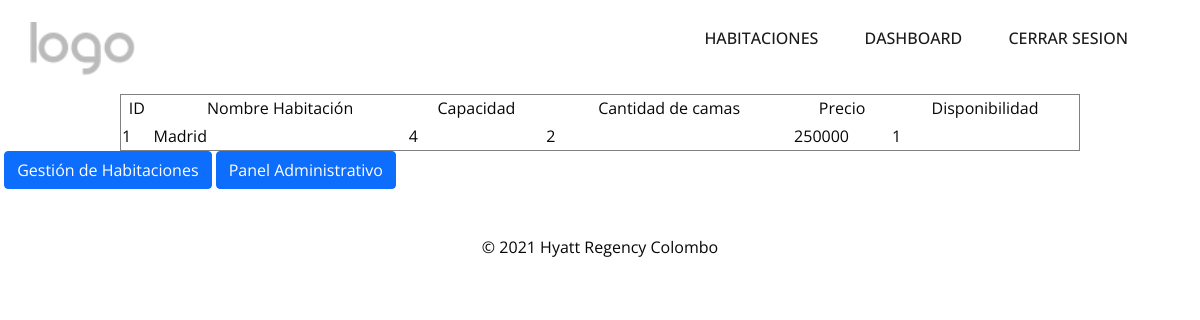
Page /admin/panelAdm/gestionHab/lista (signed in) on the committed database.
### tables this page shows
CREATE TABLE habitacion (id INT PRIMARY KEY UNIQUE NOT NULL, nombre TEXT NOT NULL, descripcion TEXT NOT NULL, disponibilidad BOOLEAN, cantCamas INT, capMax INT, precio INT, calificacion INT);

### main.py (the view)
@app.route("/admin/panelAdm/gestionHab/lista", methods=["GET", "POST"])
def listH():
    if "rol" in session:
        rol = session["rol"]
        try:
            with sqlite3.connect("HRC.db") as con:
                con.row_factory = sqlite3.Row #Convierte la respuesta de la BD en un diccionario
                cur = con.cursor()
                cur.execute("SELECT id, nombre, cantCamas, capMax, precio, disponibilidad FROM habitacion ORDER BY id")
                row = cur.fetchall()
                return render_template("listaHab.html", row=row,rol=rol)
        except  Error:
            return render_template("errores.html",error="500 Error en el servidor",mensaje="Lo sentimos, se ha producido un error en el servidor. Estaremos solucionando a la mayor brevedad el inconveniente.")
    else:
        flash("Accion no permita por favor inicie sesión")
        return render_template('error.html')

### templates/listaHab.html (shortened to what this page needs)
{%extends 'bases/indexAdm.html'%}
{% block content %}
    <table style = "width: 80%" border= "1" align="center" >
        <tbody>
            <tr style="text-align: center;">
                <td>ID</td>
                <td>Nombre Habitación</td>
                <td>Capacidad</td>
                <td>Cantidad de camas</td>
                <td>Precio</td>
                <td>Disponibilidad</td>
            </tr>
            {% for r in row %}
            <tr>
                <td> {{ r["id"] }}  </td>
                <td> {{ r["nombre"] }}  </td>
                <td> {{ r["capMax"] }}  </td>
                <td> {{ r["cantCamas"] }}  </td>
                <td> {{ r["precio"] }}  </td>
                <td> {{ r["disponibilidad"] }}  </td>
            </tr>
            {% endfor %}
        </tbody>
    </table>
    <div class="fila">&nbsp;
        <div class="error-actions">
            <a href="/admin/panelAdm/gestionHab" class="btn btn-primary">Gestión de Habitaciones </a>
            <a href="/admin/panelAdm" class="btn btn-primary">Panel Administrativo </a>
        </div>
    </div>
{% endblock %}

### static/estilos/estilos.css (style rules this page uses)
* { color:#070707; }
table { width: 100%; }
.fila { height: 40px; display: flex; }

### rows in the picture
habitacion: id "1", nombre "Madrid", capMax "4", cantCamas "2", precio "250000", disponibilidad "1"
